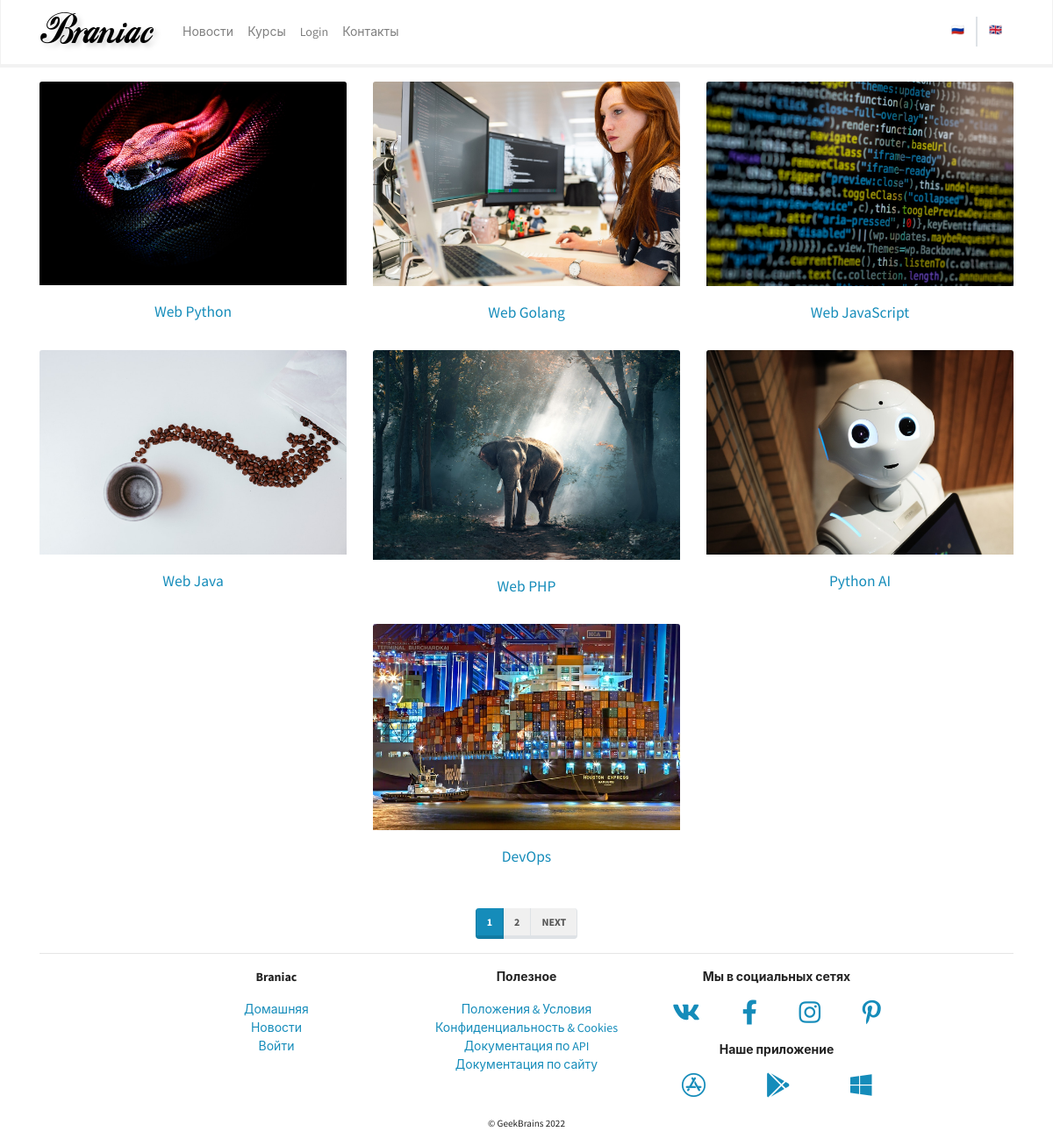
The app's page /mainapp/courses_list/ with its own data.
### mainapp/models.py (models this page shows, shortened)
class Courses(models.Model):       # Описываем модель хранения в БД курсов
    objects = ObjectManager()
    name = models.CharField(max_length=256, verbose_name="Name")        # Название курса
    description = models.TextField(verbose_name="Description", blank=True, null=True)
    description_as_markdown = models.BooleanField(verbose_name="As markdown", default=False)
    cost = models.DecimalField(max_digits=8, decimal_places=2, verbose_name="Cost", default=0)      # Цена курса
    cover = models.CharField(max_length=25, default="no_image.svg", verbose_name="Cover")
    created = models.DateTimeField(auto_now_add=True, verbose_name="Created")
    updated = models.DateTimeField(auto_now=True, verbose_name="Edited")
    deleted = models.BooleanField(default=False)

### mainapp/views.py (the view)
# urls.py: path('courses_list/', cache_page(60 * 5)(views.CoursesPageView.as_view()), name='courses_list'),
class CoursesPageView(ListView):
    model = mainapp_models.Courses
    paginate_by = 6
    def get_queryset(self):
        return super().get_queryset().filter(deleted=False)
    def get_context_data(self, **kwargs):
        context = super().get_context_data(**kwargs)
        context['objects'] = mainapp_models.Courses.objects.all()[:7]
        return context

### mainapp/context_processors/example.py (called while the page is built)
def simple_context_processor(request):
    return {'foo': 'bar'}

### mainapp/models.py (called while the page is built)
    def get_queryset(self):
        return super().get_queryset().filter(deleted=False)

### mainapp/templates/mainapp/courses_list.html (shortened to what this page needs)
{% extends 'base.html' %}
{% load static i18n %}
{% block content %}
<div class="row justify-content-center mt-3">
    {% for item in objects %}
    <div class="card col-sm-12 col-md-6 col-lg-4 border-0">
        <a href="{% url 'mainapp:courses_detail' pk=item.pk %}">
            <img src="{% static item.cover %}" class="card-img-top" alt="...">
            <div class="card-body">
                <h5 class="card-title text-center">{{ item.name }}</h5>
            </div>
        </a>
    </div>
    {% endfor %}
</div>
<div class="row justify-content-center align-items-center mt-3 mb-n3">
    <nav aria-label="Page navigation example">
        <ul class="pagination">
            {% for item in page_obj.paginator.page_range %}
            <li class="page-item {% if item == page_obj.number %}active{% endif %}">
                <a class="page-link" href="?page={{ item }}">{{ item }}</a>
            </li>
            {% endfor %}
            {% if page_obj.has_next %}
            <li class="page-item">
                <a class="page-link" href="?page={{ page_obj.next_page_number }}">Next</a>
            </li>
            {% endif %}
        </ul>
    </nav>
</div>
</div>
{% endblock content %}

### templates/base.html (shortened to what this page needs)
{% load static i18n %}
<!doctype html>
<html lang="en">
<head>
    <link rel="stylesheet" href="{% static 'css/bootstrap.min.css' %}">
    <link rel="stylesheet" href="{% static 'css/Chart.min.css' %}">
    <link rel="stylesheet" href="{% static 'css/fontawesome.all.min.css' %}">
</head>
<body>
    {% include 'includes/main_menu.html' %}
    {% block messages %}
    {% include 'includes/messages.html' %}
    {% endblock messages %}
    <div class="container-md">
        {% block content %}{% endblock content %}
    <div class="container-lg mt-auto">
        <hr>
        <div class="row justify-content-center">
            <div class="col-sm-6 col-md-3 text-center">
                <p>
                    <strong>Braniac</strong>
                </p>
                <p>
                <ul class="list-unstyled">
                    <li><a href="{% url 'mainapp:index' %}">Домашняя</a></li>
                    <li><a href="{% url 'mainapp:news' %}">Новости</a></li>
                    {% if user.is_authenticated %}
                    <li><a href="{% url 'authapp:logout' %}">Выйти</a></li>
                    {% else %}
                    <li><a href="{% url 'authapp:login' %}">Войти</a></li>
                    {% endif %}
                </ul>
                </p>
            </div>
            <div class="col-sm-6 col-md-3 text-center">
                <p>
                    <strong>Полезное</strong>
                </p>
                <p>
                <ul class="list-unstyled">
                    <li><a href="#">Положения &amp; Условия</a></li>
                    <li><a href="#">Конфиденциальность &amp; Cookies</a></li>
                    <li><a href="#">Документация по API</a></li>
                    <li><a href="{% url 'mainapp:doc_site' %}">Документация по сайту</a>
                    </li>
                </ul>
                </p>
            </div>
            <div class="col-sm-6 col-md-3 text-center">
                <p>
                    <strong>Мы в социальных сетях</strong>
                </p>
                <p>
                <div class="row justify-content-around">
                    <div><a href="#"><i class="fab fa-vk fa-2x"></i></a></div>
                    <div><a href="#"><i class="fab fa-facebook-f fa-2x"></i></a>
                    </div>
                    <div><a href="#"><i class="fab fa-instagram fa-2x"></i></a>
                    </div>
                    <div><a href="#"><i class="fab fa-pinterest-p fa-2x"></i></a></div>
                </div>
                </p>
                <p>
                    <strong>Наше приложение</strong>
                </p>
                <p>
                <div class="row justify-content-around">
                    <div><a href="#"><i class="fab fa-app-store fa-2x"></i></a>
                    </div>
                    <div><a href="#"><i class="fab fa-google-play fa-2x"></i></a></div>
                    <div><a href="#"><i class="fab fa-windows fa-2x"></i></a></div>
                </div>
                </p>
            </div>
        </div>
        <div class="row justify-content-center">
            <div>
                <p><small>&copy; GeekBrains 2022</small></p></div>
        </div>
    </div>
</body>
</html>

### templates/includes/main_menu.html (shortened to what this page needs)
{% load static i18n %}
<nav class="navbar navbar-expand-lg navbar-light bg-light">
    <div class="container">
        <a class="navbar-brand" href="{% url 'mainapp:index' %}">
            <img src="{% static 'img/logo.png' %}" alt="">
        </a>
        <div class="collapse navbar-collapse" id="navbarSupportedContent">
            <ul class="navbar-nav mr-auto">
                <li class="nav-item {% if request.resolver_match.view_name == 'mainapp:mainapp.views.NewsPageView' %}active{% endif %}">
                    <a class="nav-link" href="{% url 'mainapp:news' %}">
                        {% translate "News" %}
                    </a>
                </li>
                <li class="nav-item {% if request.resolver_match.view_name == 'mainapp:mainapp.views.CoursesPageView' %}active{% endif %}">
                    <a class="nav-link" href="{% url 'mainapp:courses_list' %}">
                        {% translate "Courses" %}
                    </a>
                </li>
                {% if user.is_authenticated %}
                <li class="nav-item dropdown">
                    <a class="nav-link dropdown-toggle" href="#" id="ddProfile"
                       role="button" data-toggle="dropdown" aria-haspopup="true"
                       aria-expanded="false">
                        {% translate "Profile" %}
                    </a>
                    <div class="dropdown-menu" aria-labelledby="ddProfile">
                        <a class="dropdown-item" href="{% url 'authapp:profile_edit' pk=request.user.pk %}">
                            {% translate "Edit profile" %}
                        </a>
                        <a class="dropdown-item" href="{% url 'authapp:change_password' %}">
                            {% translate "Change password" %}
                        </a>
                        <a class="dropdown-item" href="#">
                            {% translate "My courses" %}
                        </a>
                        <div class="dropdown-divider"></div>
                        <a class="dropdown-item" href="#">
                            {% translate "Moderation" %}
                        </a>
                        {% if user.is_superuser %}
                        <a class="dropdown-item" href="{% url 'admin:index' %}">
                            {% translate "Administrative section" %}
                        </a>
                        <a class="dropdown-item" href="{% url 'mainapp:log_view' %}" target="_blank">
                            {% translate "Log" %}
                        </a>
                        {% endif %}
                        <div class="dropdown-divider"></div>
                        <a class="dropdown-item" href="{% url 'authapp:logout' %}">
                            {% translate "Exit" %}
                        </a>
                    </div>
                </li>
                {% else %}
                <li class="nav-item">
                    <a class="nav-link" href="{% url 'authapp:login' %}">
                        {% translate "Login" %}
                    </a>
                </li>
                {% endif %}
                <li class="nav-item {% if request.resolver_match.view_name == 'mainapp:mainapp.views.ContactsPageView' %}active{% endif %}">
                    <a class="nav-link" href="{% url 'mainapp:contacts' %}">
                        {% translate "Contacts" %}
                    </a>
                </li>
            </ul>
            <div class="row justify-content-end m-0">
                <div class="col p-0 border-right">
                    <form action="{% url 'set_language' %}" method="post">
                        <button type="submit" class="btn btn-link">🇷🇺</button>
                    </form>
                </div>
                <div class="col p-0 border-left">
                    <form action="{% url 'set_language' %}" method="post">
                        <button type="submit" class="btn btn-link">🇬🇧</button>
                    </form>
                </div>
            </div>
        </div>
    </div>
</nav>

### templates/includes/messages.html (shortened to what this page needs)
<div class="position-absolute w-100" style="z-index: 1;">
</div>

### records on screen
Courses: cover (picture), name "Web Python"
Courses: cover (picture), name "Web Golang"
Courses: cover (picture), name "Web JavaScript"
Courses: cover (picture), name "Web Java"
Courses: cover (picture), name "Web PHP"
Courses: cover (picture), name "Python AI"
Courses: cover (picture), name "DevOps"

### other values on screen
{{ item }} "1" "2"
